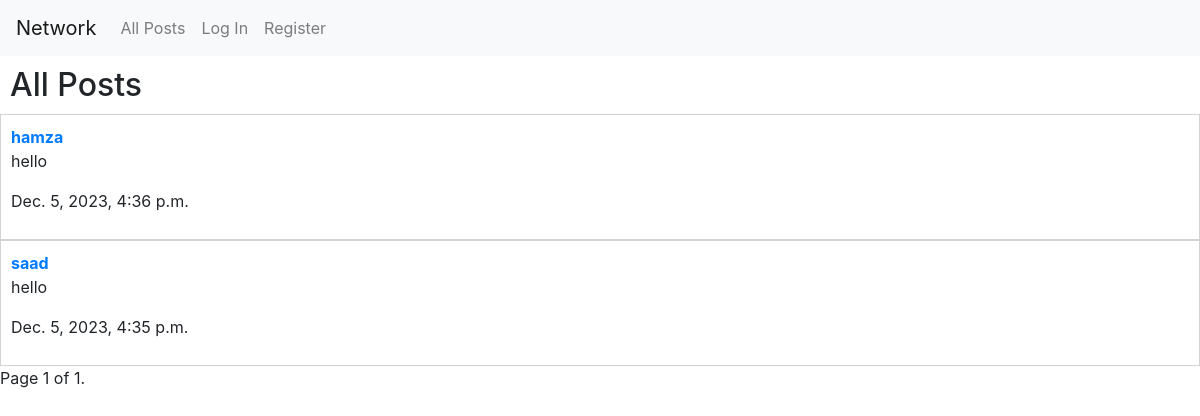
The app's page /, older data.
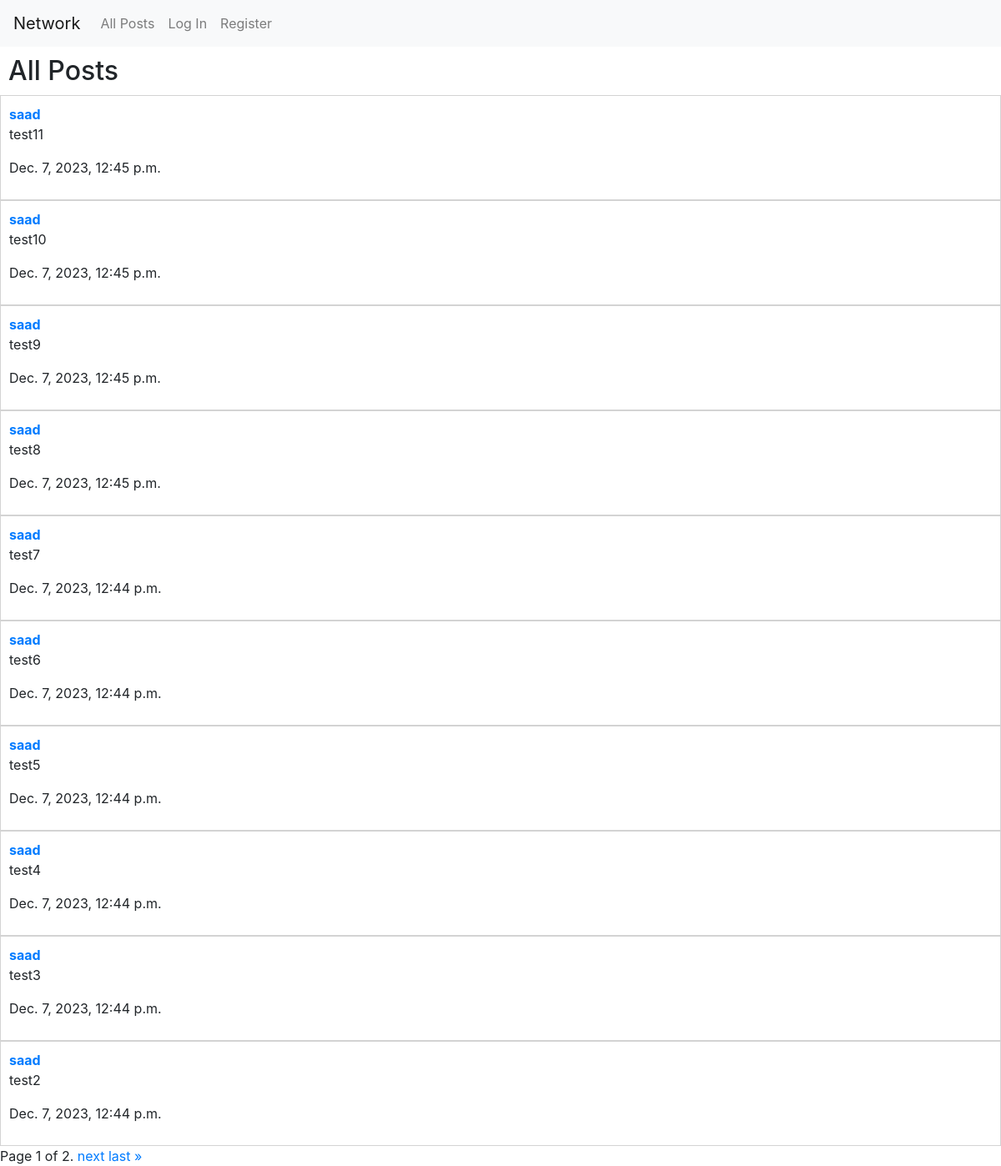
The same page, newer data.
### network/models.py (models this page shows)
class Post(models.Model):
    text = models.TextField()
    user = models.ForeignKey(User, on_delete=models.CASCADE, related_name="posts")
    timestamp = models.DateTimeField(auto_now_add=True)

class User(AbstractUser):
    pass

### network/views.py (the view, shortened to what this page needs)
# urls.py: path("", views.index, name="index"),
def index(request):
    posts = Post.objects.all().order_by('-timestamp')
    paginator = Paginator(posts, 10)
    page_no = request.GET.get('page')
    page_obj = paginator.get_page(page_no)
    return render(request, "network/index.html", {
        "page_obj": page_obj
    })

### network/templates/network/index.html (shortened to what this page needs)
{% extends "network/layout.html" %}
{% load custom_filters %}
{% block body %}
    <h2 class="heading">All Posts</h2>
    <div class="posts">
        {% for post in page_obj %}
        <div class="post">
            <div class="post__username">
                <strong><a href="{% url 'profile' post.user.username %}">{{ post.user.username }}</a></strong>
            </div>
            <div class="post__details" id="{{ post.id }}">
                <p>{{ post.text }}</p>
                <p>{{ post.timestamp }}</p>
            </div>
        </div>
        {% endfor %}
        <div class="pagination">
            <span class="step-links">
                <span class="current">
                    Page {{ page_obj.number }} of {{ page_obj.paginator.num_pages }}.
                </span>
                {% if page_obj.has_next %}
                    <a href="?page={{ page_obj.next_page_number }}">next</a>
                    <a href="?page={{ page_obj.paginator.num_pages }}">last &raquo;</a>
                {% endif %}
            </span>
        </div>
    </div>
{% endblock %}

Row changes from the older to the newer data that the page shows:
no longer on this page (row unchanged): Post: user.username "hamza", text "hello", timestamp "Dec. 5, 2023, 4:36 p.m."
no longer on this page (row unchanged): Post: user.username "saad", text "hello", timestamp "Dec. 5, 2023, 4:35 p.m."
added Post: user.username "saad", text "test11", timestamp "Dec. 7, 2023, 12:45 p.m."
added Post: user.username "saad", text "test10", timestamp "Dec. 7, 2023, 12:45 p.m."
added Post: user.username "saad", text "test9", timestamp "Dec. 7, 2023, 12:45 p.m."
added Post: user.username "saad", text "test8", timestamp "Dec. 7, 2023, 12:45 p.m."
added Post: user.username "saad", text "test7", timestamp "Dec. 7, 2023, 12:44 p.m."
added Post: user.username "saad", text "test6", timestamp "Dec. 7, 2023, 12:44 p.m."
added Post: user.username "saad", text "test5", timestamp "Dec. 7, 2023, 12:44 p.m."
added Post: user.username "saad", text "test4", timestamp "Dec. 7, 2023, 12:44 p.m."
added Post: user.username "saad", text "test3", timestamp "Dec. 7, 2023, 12:44 p.m."
added Post: user.username "saad", text "test2", timestamp "Dec. 7, 2023, 12:44 p.m."
Text that changed along with them:
{{ page_obj.paginator.num_pages }}: "1" → "2"
text now shown: "next last »"
